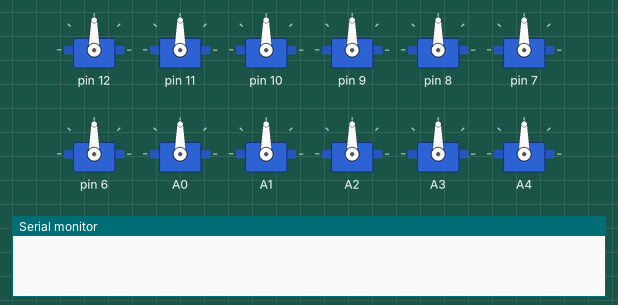
This sketch was run on a simulated Arduino Nano, built with avr-gcc and run on an emulated ATmega328P. On the bench: 12 × servo, the last lines printed to the serial monitor. Wiring (inferred from the names in the program): DS1307 clock at I2C address 0x68. The local clock reads 2024-03-15 10:24:30 at power-on unless the sketch sets it.

Above: at 0.1 s.
At 1.1 s:
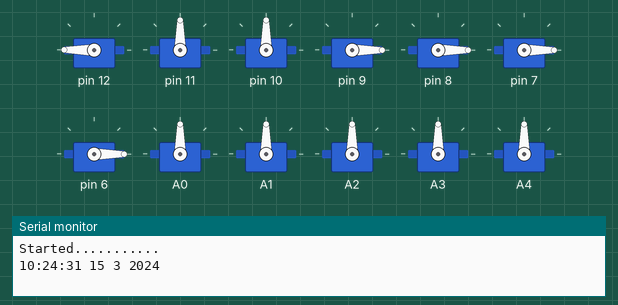
Timing chart, 0 to 2.6 s (numbered marks = the images above):
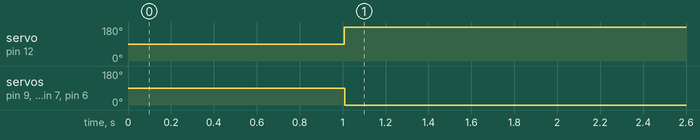

The sketch:

sketch_jan30a.ino
```cpp
  #include "LedServo.h"
  #include <Wire.h>
  // check push
  /* Địa chỉ của DS1307 */
  const byte DS1307 = 0x68;
  /* Số byte dữ liệu sẽ đọc từ DS1307 */
  const byte NumberOfFields = 7;

  /* khai báo các biến thời gian */
  int second, minute, hour, day, wday, month, year;

  LedServo ledservo;
  LedServo ledservo2;
  LedServo ledservo3;
  LedServo ledservo4;

  int giay = 0;
  int phut = 0;

  void testCountServo(LedServo& lsv, unsigned int wait = 1000);

  void setup() {
    ledservo.init(12, 11, 10, 9, 8, 7, 6);
    ledservo2.init(A0, A1, A2, A3, A4, A5, A6);
    ledservo3.init( 41, 43, 45, 47, 49, 51, 53);
    ledservo4.init( 25, 27, 29, 31, 33, 35, 37);
    delay(1000);
    Serial.begin(9600);
    Wire.begin();
    /* cài đặt thời gian cho module */
    //setTime(16, 55, 00, 6, 2, 2, 24); // 12:30:45 CN 08-02-2015
    Serial.println("Started...........");
  }

  void loop() {

      /* Đọc dữ liệu của DS1307 */
      readDS1307();
      /* Hiển thị thời gian ra Serial monitor */
      digitalClockDisplay();
      showLegServoTime();

      // testCountServo(ledservo,1);
      // testCountServo2(ledservo2,1);
      // testCountServo3(ledservo3, 1);
      // testCountServo4(ledservo4, 1);
      /*giay++;
      if (giay == 60)phut++;
      giay %= 60;
      phut % 60;
      delay(1000);*/
    //delay(1000);
  }

  void showLegServoTime(){
    if((hour == 12 && minute ==0 )||(hour == 17 && minute ==30)){
      int time_delay = 500;
      ledservo.displayNumber(11);
      ledservo2.displayNumber(11);
      ledservo3.displayNumber(12);
      ledservo4.displayNumber(12);
      delay(time_delay);//1
      ledservo2.displayNumber(12);
      ledservo3.displayNumber(12);
      ledservo4.displayNumber(11);
      delay(time_delay);//2
      ledservo.displayNumber(12);
      ledservo2.displayNumber(12);
      ledservo3.displayNumber(11);
      delay(time_delay);//3
      ledservo.displayNumber(15);
      ledservo2.displayNumber(11);
      delay(time_delay);//4
      ledservo.displayNumber(14);
      delay(time_delay);//5
      ledservo.displayNumber(16);
      delay(time_delay);//6
      ledservo.displayNumber(13);
      ledservo2.displayNumber(13);
      delay(time_delay);//7
      ledservo.displayNumber(11);
      ledservo2.displayNumber(13);
      ledservo3.displayNumber(13);
      delay(time_delay);//8
      ledservo2.displayNumber(11);
      ledservo3.displayNumber(13);
      ledservo4.displayNumber(13);
      delay(time_delay);//9
      ledservo3.displayNumber(11);
      ledservo4.displayNumber(0);
      delay(time_delay);//10
      ledservo3.displayNumber(int(minute/10));
      delay(time_delay);//11
      ledservo2.displayNumber(int(hour%10));
      delay(time_delay);//12
      ledservo.displayNumber(int(hour/10));
      delay(6000-12*time_delay);
    }
    ledservo.displayNumber(hour/10);
    ledservo2.displayNumber(hour%10);
    ledservo3.displayNumber(minute/10);
    ledservo4.displayNumber(minute%10);
    delay(1000);
  }

  /*void readServo() {
    int readServo[7] = { 0 };
    ledservo.readCurrentServoPostion(readServo);
    if(phut < 10 )Serial.print('0');
    Serial.print(phut);
    Serial.print(" : ");
    if(giay < 10 )Serial.print('0');
    Serial.print(giay);
    Serial.println();
  }*/

  void readDS1307()
  {
          Wire.beginTransmission(DS1307);
          Wire.write((byte)0x00);
          Wire.endTransmission();
          Wire.requestFrom(DS1307, NumberOfFields);

          second = bcd2dec(Wire.read() & 0x7f);
          minute = bcd2dec(Wire.read() );
          hour   = bcd2dec(Wire.read() & 0x3f); // chế độ 24h.
          wday   = bcd2dec(Wire.read() );
          day    = bcd2dec(Wire.read() );
          month  = bcd2dec(Wire.read() );
          year   = bcd2dec(Wire.read() );
          year += 2000;
  }

  /* Chuyển từ format BCD (Binary-Coded Decimal) sang Decimal */
  int bcd2dec(byte num)
  {
          return ((num/16 * 10) + (num % 16));
  }
  /* Chuyển từ Decimal sang BCD */
  int dec2bcd(byte num)
  {
          return ((num/10 * 16) + (num % 10));
  }

  void digitalClockDisplay(){
      // digital clock display of the time
      Serial.print(hour);
      printDigits(minute);
      printDigits(second);
      Serial.print(" ");
      Serial.print(day);
      Serial.print(" ");
      Serial.print(month);
      Serial.print(" ");
      Serial.print(year);
      Serial.println();
  }

  void printDigits(int digits){
      // các thành phần thời gian được ngăn chách bằng dấu :
      Serial.print(":");

      if(digits < 10)
          Serial.print('0');
      Serial.print(digits);
  }

  /* cài đặt thời gian cho DS1307 */
  void setTime(byte hr, byte min, byte sec, byte wd, byte d, byte mth, byte yr)
  {
          Wire.beginTransmission(DS1307);
          Wire.write(byte(0x00)); // đặt lại pointer
          Wire.write(dec2bcd(sec));
          Wire.write(dec2bcd(min));
          Wire.write(dec2bcd(hr));
          Wire.write(dec2bcd(wd)); // day of week: Sunday = 1, Saturday = 7
          Wire.write(dec2bcd(d));
          Wire.write(dec2bcd(mth));
          Wire.write(dec2bcd(yr));
          Wire.endTransmission();
  }


  void testCountServo3(LedServo& lsv, unsigned int wait) {
      lsv.displayNumber(int(minute/10));
      //readServo();
      delay(wait);
    }
  void testCountServo4(LedServo& lsv, unsigned int wait) {
      lsv.displayNumber(minute % 10);
      //readServo();
      delay(wait);
  }
  void testCountServo(LedServo& lsv, unsigned int wait){
    lsv.displayNumber(int ( hour / 10));
    //readServo();
    delay(wait);
  }
  void testCountServo2(LedServo& lsv, unsigned int wait){
    lsv.displayNumber(hour % 10);
    //readServo();
    delay(wait);
  }
  void testOnAllServo() {
    ledservo.writeServoSeg(SEG_A, ledservo.onOffPosition[0][ON_LED]);
    ledservo.writeServoSeg(SEG_B, ledservo.onOffPosition[1][ON_LED]);
    ledservo.writeServoSeg(SEG_C, ledservo.onOffPosition[2][ON_LED]);
    ledservo.writeServoSeg(SEG_D, ledservo.onOffPosition[3][ON_LED]);
    ledservo.writeServoSeg(SEG_E, ledservo.onOffPosition[4][ON_LED]);
    ledservo.writeServoSeg(SEG_F, ledservo.onOffPosition[5][ON_LED]);
    ledservo.writeServoSeg(SEG_G, ledservo.onOffPosition[6][ON_LED]);
    //readServo();
    delay(2000);
  }

  void testOffAllServo() {
    ledservo.writeServoSeg(SEG_A, ledservo.onOffPosition[0][OFF_LED]);
    ledservo.writeServoSeg(SEG_B, ledservo.onOffPosition[1][OFF_LED]);
    ledservo.writeServoSeg(SEG_C, ledservo.onOffPosition[2][OFF_LED]);
    ledservo.writeServoSeg(SEG_D, ledservo.onOffPosition[3][OFF_LED]);
    ledservo.writeServoSeg(SEG_E, ledservo.onOffPosition[4][OFF_LED]);
    ledservo.writeServoSeg(SEG_F, ledservo.onOffPosition[5][OFF_LED]);
    ledservo.writeServoSeg(SEG_G, ledservo.onOffPosition[6][OFF_LED]);
    //readServo();
    delay(2000);
  }
```

LedServo.cpp
```cpp
#include "LedServo.h"

LedServo::LedServo() {
  int temp[17][7] = {// sửa mảng chỗ này để thêm (2 chỗ )
    { ON_LED, ON_LED, ON_LED, ON_LED, ON_LED, ON_LED, OFF_LED },      // 0
    { OFF_LED, ON_LED, ON_LED, OFF_LED, OFF_LED, OFF_LED, OFF_LED },  // 1
    { ON_LED, ON_LED, OFF_LED, ON_LED, ON_LED, OFF_LED, ON_LED },     // 2
    { ON_LED, ON_LED, ON_LED, ON_LED, OFF_LED, OFF_LED, ON_LED },     // 3
    { OFF_LED, ON_LED, ON_LED, OFF_LED, OFF_LED, ON_LED, ON_LED },    // 4
    { ON_LED, OFF_LED, ON_LED, ON_LED, OFF_LED, ON_LED, ON_LED },     // 5
    { ON_LED, OFF_LED, ON_LED, ON_LED, ON_LED, ON_LED, ON_LED },      // 6
    { ON_LED, ON_LED, ON_LED, OFF_LED, OFF_LED, OFF_LED, OFF_LED },   // 7
    { ON_LED, ON_LED, ON_LED, ON_LED, ON_LED, ON_LED, ON_LED },       // 8
    { ON_LED, ON_LED, ON_LED, ON_LED, OFF_LED, ON_LED, ON_LED },       // 9
    {ON_LED, ON_LED, ON_LED, ON_LED, OFF_LED, ON_LED, ON_LED},
    {OFF_LED,OFF_LED,OFF_LED,OFF_LED,OFF_LED,OFF_LED,OFF_LED },        //zero   11
    {OFF_LED,OFF_LED,OFF_LED,ON_LED,OFF_LED,OFF_LED,OFF_LED},         // bật dưới  12
    {ON_LED,OFF_LED,OFF_LED,OFF_LED,OFF_LED,OFF_LED,OFF_LED},         // bật trên   13
    {OFF_LED,OFF_LED,OFF_LED,OFF_LED,ON_LED,ON_LED,OFF_LED},           //  bật trái  14
    {OFF_LED,OFF_LED,OFF_LED,ON_LED,ON_LED,OFF_LED,OFF_LED},   // trái dưới 15
    {ON_LED,OFF_LED,OFF_LED,OFF_LED,OFF_LED,ON_LED,OFF_LED}    // trái trên 16
  };
  memcpy(numbers, temp, sizeof(temp));

  int onOffPos[7][2] = {
    { ON_LEDSERVO_DEFAULT_2, OFF_LEDSERVO_DEFAULT_2 },  //A
    { ON_LEDSERVO_DEFAULT_2, OFF_LEDSERVO_DEFAULT_2 },  //B
    { ON_LEDSERVO_DEFAULT_2, OFF_LEDSERVO_DEFAULT_2 },  //C
    { ON_LEDSERVO_DEFAULT, OFF_LEDSERVO_DEFAULT },  //D
    { ON_LEDSERVO_DEFAULT, OFF_LEDSERVO_DEFAULT },  //E
    { ON_LEDSERVO_DEFAULT, OFF_LEDSERVO_DEFAULT },  //F
    { ON_LEDSERVO_DEFAULT, OFF_LEDSERVO_DEFAULT },  //G
  };
  loadServoOnOffPosition(onOffPos);
}

void LedServo::init(int pina, int pinb, int pinc, int pind, int pine, int pinf, int ping) {
  servoA.attach(pina);
  servoB.attach(pinb);
  servoC.attach(pinc);
  servoD.attach(pind);
  servoE.attach(pine);
  servoF.attach(pinf);
  servoG.attach(ping);

  writeServoSeg(SEG_A, onOffPosition[0][ON_LED]);
  writeServoSeg(SEG_B, onOffPosition[1][ON_LED]);
  writeServoSeg(SEG_C, onOffPosition[2][ON_LED]);
  writeServoSeg(SEG_D, onOffPosition[3][ON_LED]);
  writeServoSeg(SEG_E, onOffPosition[4][ON_LED]);
  writeServoSeg(SEG_F, onOffPosition[5][ON_LED]);
  writeServoSeg(SEG_G, onOffPosition[6][ON_LED]);
  //delay(1000);
}
void LedServo::loadServoOnOffPosition(int onOffPosition[7][2]) {
  memcpy(this->onOffPosition, onOffPosition, sizeof(this->onOffPosition));
}
void LedServo::displayNumber(int num) {
  servoA.write(onOffPosition[0][numbers[num][0]]);
  servoB.write(onOffPosition[1][numbers[num][1]]);
  servoC.write(onOffPosition[2][numbers[num][2]]);
  servoD.write(onOffPosition[3][numbers[num][3]]);
  servoE.write(onOffPosition[4][numbers[num][4]]);
  servoF.write(onOffPosition[5][numbers[num][5]]);
  servoG.write(onOffPosition[6][numbers[num][6]]);
}

void LedServo::writeServoSeg(ServoSegment ss, int val) {
  switch (ss) {
    case SEG_A:
      servoA.write(val);
      break;
    case SEG_B:
      servoB.write(val);
      break;
    case SEG_C:
      servoC.write(val);
      break;
    case SEG_D:
      servoD.write(val);
      break;
    case SEG_E:
      servoE.write(val);
      break;
    case SEG_F:
      servoF.write(val);
      break;
    case SEG_G:
      servoG.write(val);
      break;
    default:
      break;
  }
}

void LedServo::readCurrentServoPostion(int outputReadServo[7]) {
  outputReadServo[0] = servoA.read();
  outputReadServo[1] = servoB.read();
  outputReadServo[2] = servoC.read();
  outputReadServo[3] = servoD.read();
  outputReadServo[4] = servoE.read();
  outputReadServo[5] = servoF.read();
  outputReadServo[6] = servoG.read();
}
```

LedServo.h
```cpp
#ifndef LEDSERVO_H
#define LEDSERVO_H

#include "Servo.h"
#include <Arduino.h>


#define ON_LEDSERVO_DEFAULT 90
#define OFF_LEDSERVO_DEFAULT 0
#define ON_LEDSERVO_DEFAULT_2 90
#define OFF_LEDSERVO_DEFAULT_2 180
#define ON_LED 0
#define OFF_LED 1

enum ServoSegment {
  SEG_A,
  SEG_B,
  SEG_C,
  SEG_D,
  SEG_E,
  SEG_F,
  SEG_G
};

class LedServo {
  Servo servoA, servoB, servoC, servoD, servoE, servoF, servoG;
  int numbers[17][7];
public:
  int onOffPosition[7][2];
  LedServo();
  void init(int pina, int pinb, int pinc, int pind, int pine, int pinf, int ping);
  void loadServoOnOffPosition(int onOffPosition[7][2]);
  void displayNumber(int num);
  void writeServoSeg(ServoSegment, int);
  void readCurrentServoPostion(int[7]);
};

#endif
```

Measured:
- by itself, servo on pin 12: 90° → 180° at 1.0 s
- by itself, servo on pin 9, servo on pin 8, servo on pin 7, servo on pin 6: 90° → 0° at 1.0 s
